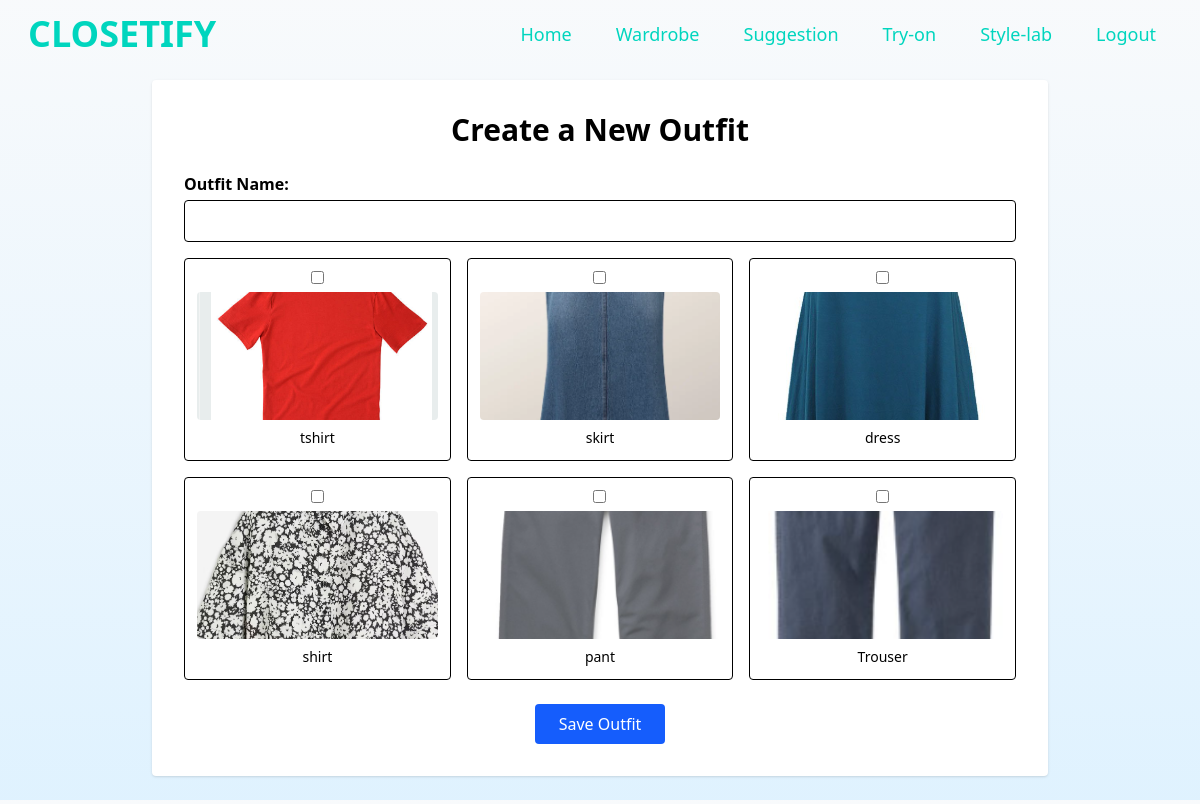
The app's page /looks.php (signed in) with its own data.
### tables this page shows
CREATE TABLE `items` (
  `id` int(11) NOT NULL,
  `user_id` int(11) NOT NULL,
  `name` varchar(255) NOT NULL,
  `color` varchar(50) NOT NULL,
  `occasion` varchar(50) NOT NULL,
  `season` varchar(50) NOT NULL,
  `image_path` varchar(255) NOT NULL,
  `created_at` timestamp NOT NULL DEFAULT current_timestamp()
);

### looks.php (the view, shortened to what this page needs)
<?php
$conn = new mysqli("localhost", "root", "", "users", 3307);
$user_id = $_SESSION['user_id'];
$stmt = $conn->prepare("SELECT id, name, image_path FROM items WHERE user_id = ?");
$stmt->bind_param("i", $user_id);
$stmt->execute();
$items = $stmt->get_result()->fetch_all(MYSQLI_ASSOC);
?>
<!DOCTYPE html>
<html lang="en">
<head>
  <script src="https://cdn.jsdelivr.net/npm/@tailwindcss/browser@4"></script>
</head>
<body class="bg-gradient-to-t from-sky-100 to-slate-50 min-h-screen">
<?php include 'navi.php'; ?>
<div class="max-w-4xl mx-auto p-8 mt-20 bg-white rounded shadow">
  <h1 class="text-3xl font-bold mb-6 text-center">Create a New Outfit</h1>
  <form action="save_outfit.php" method="POST">
    <div class="mb-4">
      <label class="block font-semibold mb-1">Outfit Name:</label>
      <input type="text" name="outfit_name" required class="w-full px-4 py-2 border rounded" />
    </div>
    <div class="grid grid-cols-1 sm:grid-cols-2 lg:grid-cols-3 gap-4 mb-6">
      <?php foreach ($items as $item): ?>
        <label class="cursor-pointer border p-3 rounded flex flex-col items-center hover:bg-blue-50">
          <input type="checkbox" name="items[]" value="<?= $item['id'] ?>" class="mb-2" />
          <img src="<?= htmlspecialchars($item['image_path']) ?>" alt="<?= htmlspecialchars($item['name']) ?>" class="w-full h-32 object-cover rounded mb-2">
          <span class="text-sm"><?= htmlspecialchars($item['name']) ?></span>
        </label>
      <?php endforeach; ?>
    </div>
    <div class="text-center">
      <button type="submit" class="bg-blue-600 text-white px-6 py-2 rounded hover:bg-blue-700">Save Outfit</button>
    </div>
  </form>
</div>
</body>
</html>

### records on screen
items: image_path (picture), name "tshirt"
items: image_path (picture), name "skirt"
items: image_path (picture), name "dress"
items: image_path (picture), name "shirt"
items: image_path (picture), name "pant"
items: image_path (picture), name "Trouser"
